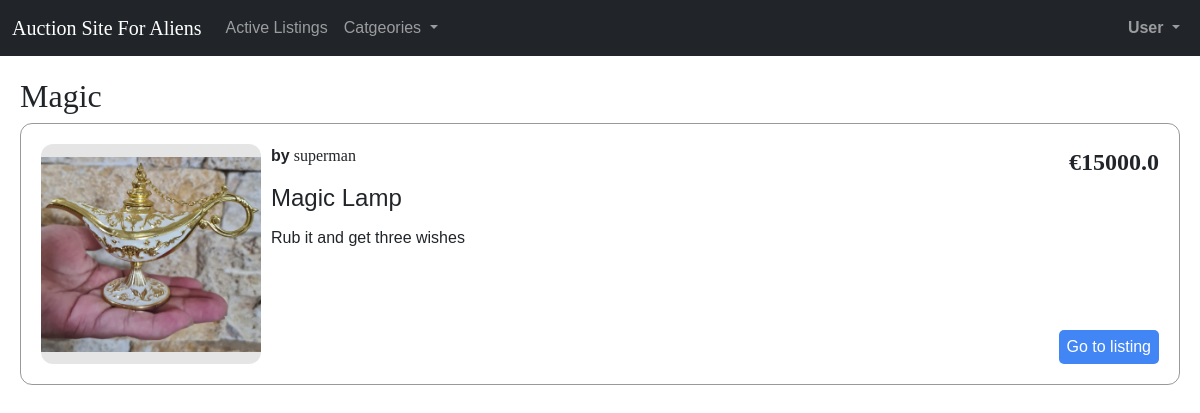
/categories/Magic, run on an earlier commit of the app's database.
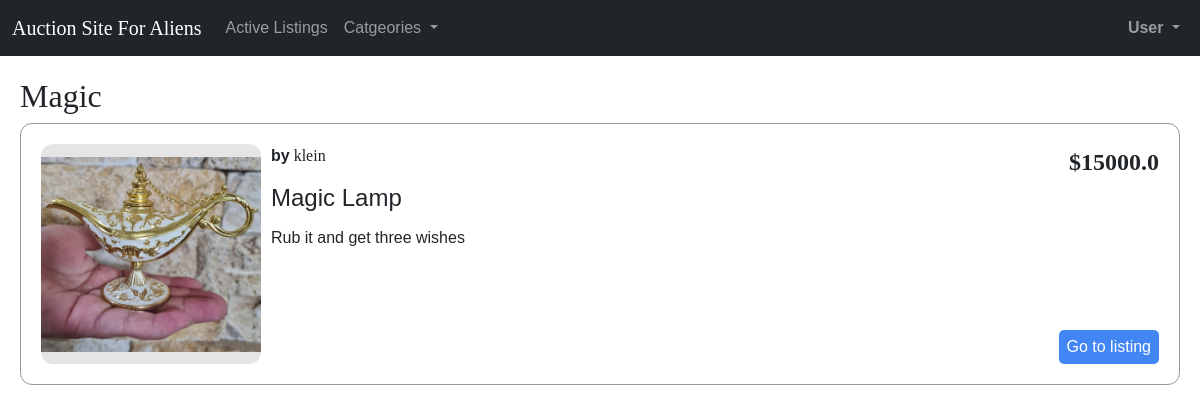
And on a later commit of the database.
### auctions/models.py (models this page shows, shortened)
class AuctionListing(models.Model):
    user = models.ForeignKey(User, on_delete=models.CASCADE, related_name="user_listings")
    w_users = models.ManyToManyField(User, blank=True, related_name="watchlist")
    title = models.CharField(max_length=128)
    description = models.TextField(null=True)
    image = models.ImageField(upload_to='pics', null=True)
    category = models.ForeignKey('AuctionCategory', on_delete=models.SET_NULL, null=True, related_name="ac_listings")
    bid = models.FloatField()
    active = models.BooleanField(default=True)
    winner = models.ForeignKey(User, on_delete=models.SET_NULL, null=True, related_name="won_listings")
    currency = models.ForeignKey('Currency', on_delete=models.SET_NULL, null=True, related_name="cu_listings")

class User(AbstractUser):
    def __str__(self):
        return f"{self.id}: {self.username}"

class Currency(models.Model):
    name = models.CharField(max_length=64)
    symbol = models.CharField(max_length=8)

### auctions/views.py (the view)
# urls.py: path('categories/<str:category>', views.categories, name='categories'),
def categories(request, category):
    if(AuctionCategory.objects.filter(name=category).exists()):
        listings = AuctionListing.objects.all().filter(category__name=category)
        return render(request, 'auctions/categories.html', {
            'category': category,
            'listings': listings,
        })
    else:
        return HttpResponseRedirect(reverse('index'))

### auctions/context_processors.py (called while the page is built)
def categories_processor(request):
    categories = AuctionCategory.objects.all()
    return {'categories': categories}

### auctions/templates/auctions/categories.html (shortened to what this page needs)
{% extends "auctions/layout.html" %}
{% block body %}
    <h2 id="page-title">{{ category }}</h2>
    <ul id="categories">
        {% for listing in listings %}
            {% if listing.active %}
                <li class="listing">
                    <div class="image-box">
                        {% if listing.image %}
                            <img src="{{ listing.image.url }}" alt="{{ listing.title }}" class="image">
                        {% else %}
                            <h5>No Image</h5>
                        {% endif %}
                    </div>
                    <div class="info">
                        <div class="info-top">
                            <div class="byuser"><strong>by</strong> {{ listing.user.username }}</div>
                            <div class="price"> {{ listing.currency.symbol }}{{ listing.bid }} </div>
                        </div>
                        <div class="info-bottom">
                            <div class="title">{{ listing.title }}</div>
                            <div class="dsc">{{ listing.description }}</div>
                        </div>
                        <div class="info-footer">
                            <a href="{% url 'listing_page' listing.id %}" class="go-to-listing">Go to listing</a>
                        </div>
                    </div>
                </li>
            {% endif %}
        {% endfor %}
    </ul>
{% endblock %}

What changed in the data, as far as the page shows it:
removed AuctionListing: image (picture), user.username "superman", currency.symbol "€", bid "15000.0", title "Magic Lamp", description "Rub it and get three wishes"
added AuctionListing: image (picture), user.username "klein", currency.symbol "$", bid "15000.0", title "Magic Lamp", description "Rub it and get three wishes"
